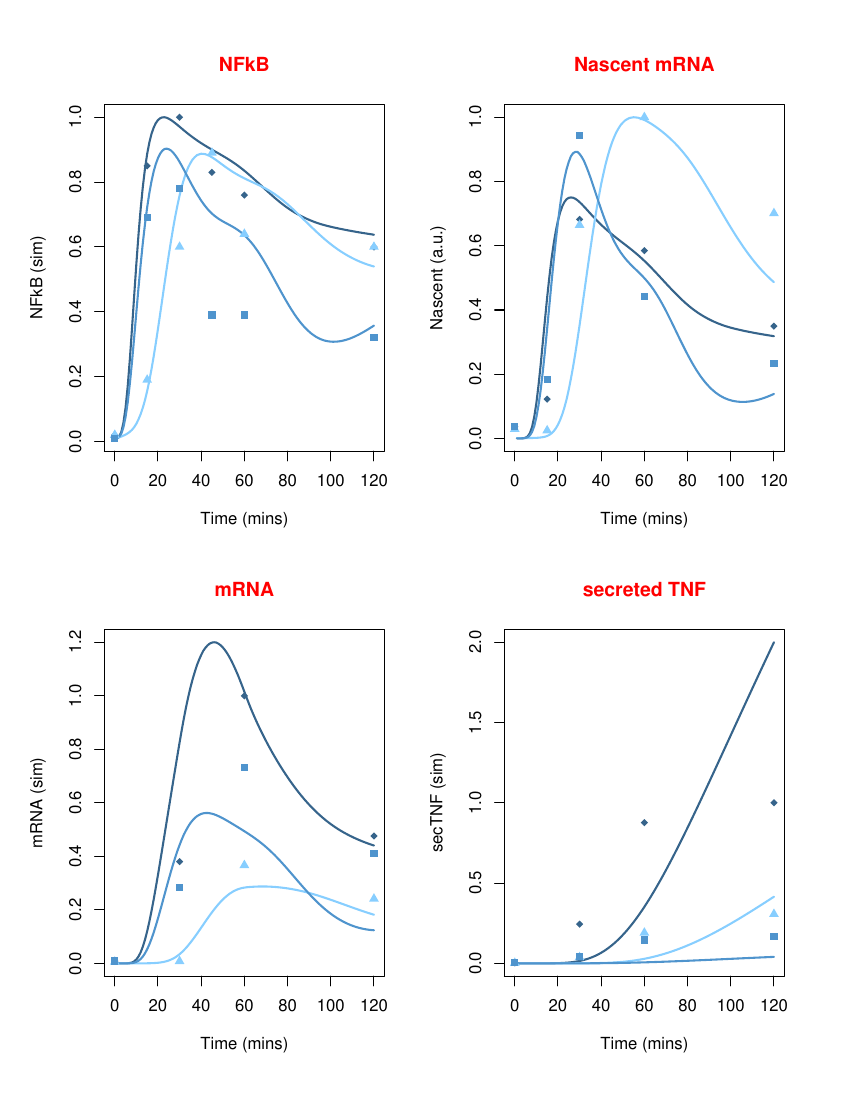

Write the R code that produced this figure.
####
# read 
####

# read experimental data 
nfkb_exp <- read.csv('../expdata/nfkb.csv')
nascent_exp <- read.csv('../expdata/nascent.csv')
mRNA_exp <- read.csv('../expdata/mRNA.csv')
sec_exp <- read.csv('../expdata/TNF_secrection.csv')


# read simulation data
nfkb_sim_nf<- read.csv('./simData/nfkb_sim_nf.csv')
nascent_sim_nf <- read.csv('./simData/nascent_sim_nf.csv')
mRNA_sim_nf <- read.csv('./simData/mRNA_sim_nf.csv')
sec_sim_nf <- read.csv('./simData/sec_sim_nf.csv')

nfkb_sim <- read.csv('./simData/nfkb_sim.csv')
nascent_sim <- read.csv('./simData/nascent_sim.csv')
mRNA_sim <- read.csv('./simData/mRNA_sim.csv')
sec_sim <- read.csv('./simData/sec_sim.csv')


####  
# plot 
####

pdf(file='fig5b_grant.pdf', height=12, width=8, onefile=TRUE, family='Helvetica', paper='letter', pointsize=14) 

layout(matrix(c(1,2,3,4), 2, 2, byrow = TRUE))#, FFFR)

xlim = c(0,120)
colors <- c('steelblue4','skyblue1','steelblue3')
pchs <- c(18,17,15)
##
#exp plot
## 


# mRNA plot


# sec exp plot 
#legend("topleft",c("wt","mko","tko"),lty=rep(1,3),pch=pchs,col=colors,bty="n")

##
#sim plot
## 
# nfkb plot
matplot(nfkb_sim[,1],nfkb_sim[,2:4]/max(nfkb_sim[,2:4]),type='l',col=colors,
        lty=rep(1,3),xlab='Time (mins)',ylab='NFkB (sim)',xlim=xlim,lwd=2)

matlines(nfkb_exp[,1],nfkb_exp[,2:4],type='o',pch=pchs,col=colors,
        lty=rep(0,3),xlab='Time (mins)',ylab='NFkB (exp)',xlim=xlim,lwd=2)

title(main = "NFkB",col.main='red')

# nascnet plot
matplot(nascent_sim[,1],nascent_sim[,2:4]/max(nascent_sim[,2:4]),type='l',col=colors,
        lty=rep(1,3),xlab='Time (mins)',ylab='Nascent (a.u.)',xlim=xlim,lwd=2)
matlines(nascent_exp[,1],nascent_exp[,c(2,4,6)]/max(nascent_exp[,c(2,4,6)]),type='o',pch=pchs,col=colors,
        lty=rep(0,3),xlim = xlim)
title(main = "Nascent mRNA",col.main='red')

# mRNA plot
matplot(mRNA_sim[,1],mRNA_sim[,2:4]/max(mRNA_sim[1:120,2:4])*1.2,type='l',col=colors,
        lty=rep(1,3),xlab='Time (mins)',ylab='mRNA (sim)',xlim=xlim,lwd=2)

matlines(mRNA_exp[,1],mRNA_exp[,c(2,4,6)]/max(mRNA_exp[1:4,c(2,4,6)]),type='o',pch=pchs,col=colors,
        lty=rep(0,3),xlim = xlim)
title(main = "mRNA",col.main='red')

# sec exp plot 
matplot(sec_sim[,1],sec_sim[,2:4]/max(sec_sim[1:120,2:4])*2,type='l',col=colors,
        lty=rep(1,3),xlab='Time (mins)',ylab='secTNF (sim)',xlim=xlim,lwd=2)

matlines(sec_exp[,1],sec_exp[,c(2,4,6)]/max(sec_exp[1:4,c(2,4,6)]),type='o',pch=pchs,col=colors,
        lty=rep(0,3),xlim = xlim)
title(main = "secreted TNF",col.main='red')
#axis(2,at = c(0,16,32,48),labels = c(0,400,800,1200))

# end and open the pdf 
dev.off()
system('open fig5b_grant.pdf')
